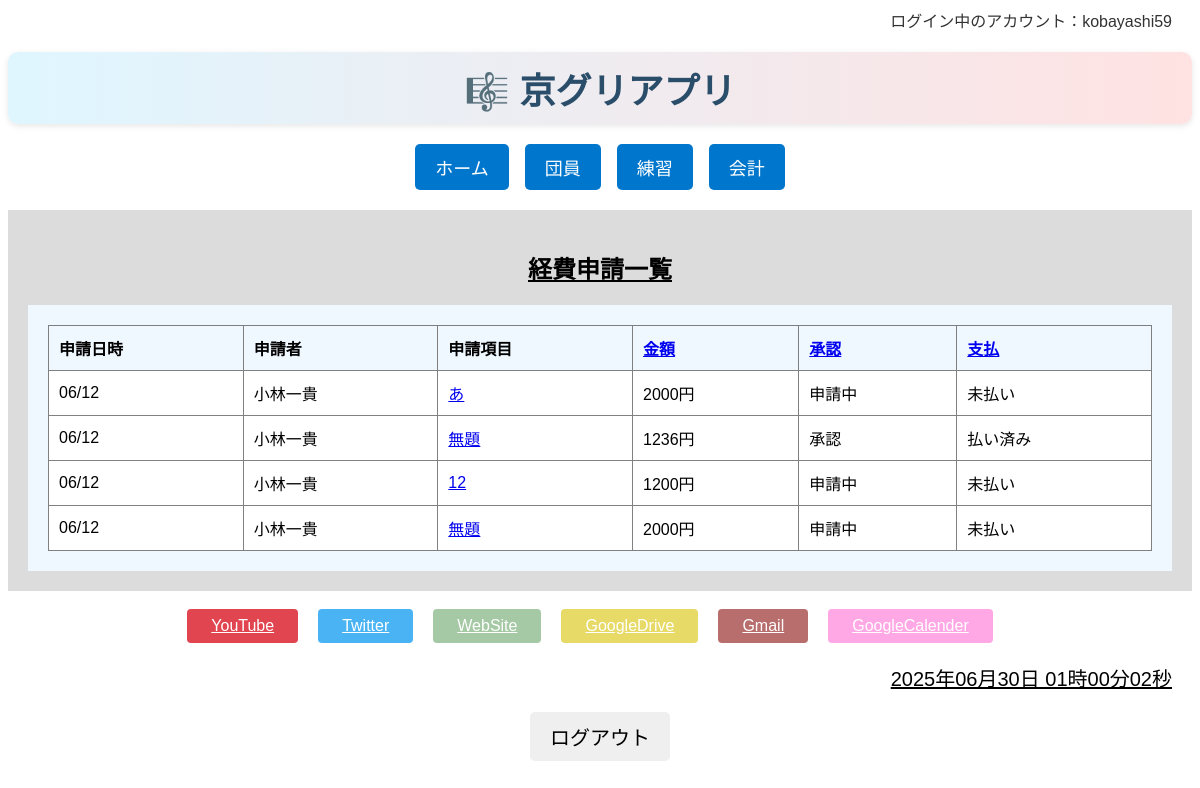
The app's page /accounting/list/ (signed in), older data.
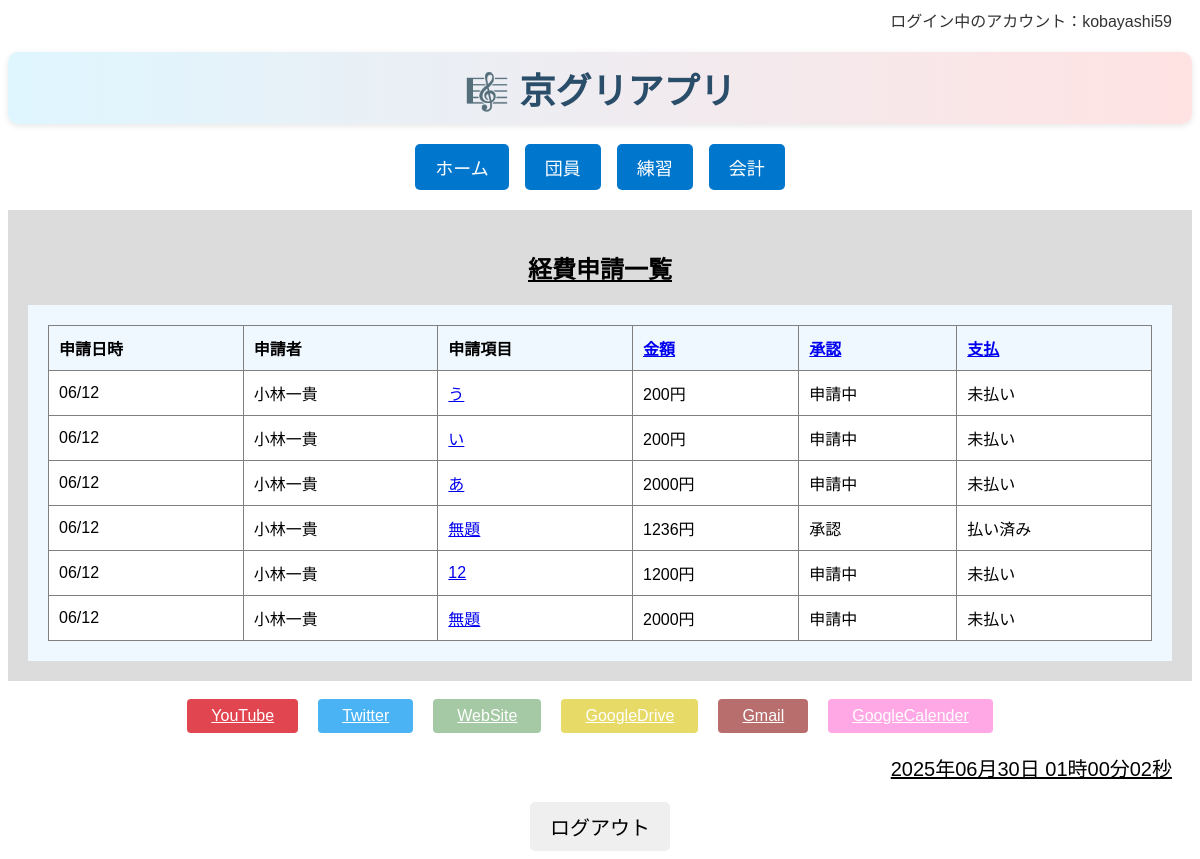
The same page, newer data.
### accounting/models/expense_models.py (models this page shows, shortened)
class ExpenseApplication(models.Model):
    APPROVAL_CHOICES = [
        ('pending', '申請中'),
        ('refunded', '承認'),
        ('rejected', '却下'),
    ]
    PAYMENT_CHOICES = [
        ('unpaid', '未払い'),
        ('paid', '払い済み'),
    ]
    applicant = models.ForeignKey(
        Member,
        on_delete=models.CASCADE,
        related_name='expenses',  # Memberから辿るときに使う名前
        verbose_name="申請者"
    )
    title = models.CharField(
        max_length=50,
        verbose_name="項目",
        default=""
    )
    description = models.CharField(
        max_length=255,
        verbose_name="経費内容詳細",
        blank=True,
        null=True
    )
    amount = models.IntegerField(
        verbose_name="金額（円）"
    )
    receipt_image = CloudinaryField(
        '画像',
        blank=True,
        null=True
    )
    submitted_at = models.DateTimeField(
        default=timezone.now,
        verbose_name="申請日時"
    )
    approval_status = models.CharField(
        max_length=10,
        choices=APPROVAL_CHOICES,
        default='pending',
        verbose_name="承認ステータス"
    )
    payment_status = models.CharField(
        max_length=10,
        choices=PAYMENT_CHOICES,
        default='unpaid',
        verbose_name="支払ステータス"
    )

### member/models.py (models this page shows, shortened)
class Member(models.Model):
    PART_CHOICES = [
        ('top', 'トップ'),
        ('second', 'セカンド'),
        ('baritone', 'バリトン'),
        ('bass', 'ベース'),
    ]
    id = models.UUIDField(
        primary_key=True,
        default=uuid.uuid4,
        editable=False,
        verbose_name="ID"
    )  # 主キーとしてUUIDを使用（安全性・衝突回避）
    name = models.CharField(max_length=100, verbose_name="名前")  # 団員名
    kyogleeid = models.IntegerField(verbose_name="期")  # 何期生か（整数）
    joinyear = models.IntegerField(verbose_name="入団年")  # 入団年度
    faculty = models.CharField(max_length=100, verbose_name="所属")  # 学部など
    part = models.CharField(
        max_length=10,
        choices=PART_CHOICES,
        verbose_name="パート"
    )  # 所属パート（選択式）
    role = models.ManyToManyField(
        Role,
        verbose_name="役職",
        blank=True
    )  # 複数の役職と多対多で紐づけ
    picture = CloudinaryField(
        '画像',
        blank=True,
        null=True
    )  # Cloudinaryに保存されるプロフィール画像
    created_at = models.DateTimeField(
        auto_now_add=True,
        verbose_name="作成日時"
    )  # 登録された日時（自動記録）
    updated_at = models.DateTimeField(
        auto_now=True,
        verbose_name="更新日時"
    )  # 最終更新日時（自動記録）
    user = models.OneToOneField(
        User,
        on_delete=models.CASCADE,
        null=True,
        blank=True
    )  # Djangoのログインユーザーと紐づけ（任意）

### accounting/views/expense_views.py (the view)
# urls.py: path("list/", expense_views.expense_list, name="expense_list"),      # 申請一覧
@login_required
def expense_list(request):
    sort_key = request.GET.get('sort')
    if sort_key in ['amount', 'approval_status', 'payment_status']:
        expense_list = ExpenseApplication.objects.all().order_by(sort_key)
    else:
        expense_list = ExpenseApplication.objects.all().order_by('-submitted_at')
    return render(request, 'accounting/expense/list.html', {'expense_list': expense_list})

### templates/accounting/expense/list.html
{% extends "base/base.html" %}
{% block body %}
<div class="contents">
    <h2 class="page_name">経費申請一覧</h2>
    <div class="register_contents">
        <div class="table_scroll_wrapper">
        <table border="1" class="member_table">
            <thead>
                <tr>
                    <th>申請日時</th>
                    <th>申請者</th>
                    <th>申請項目</th>
                    <th><a href="?sort=amount">金額</a></th>
                    <th><a href="?sort=approval_status">承認</a></th>
                    <th><a href="?sort=payment_status">支払</a></th>
                </tr>
            </thead>
            <tbody>
                {% for expense in expense_list %}
                <tr>
                    <td>{{ expense.submitted_at|date:"m/d" }}</td>
                    <td>{{ expense.applicant.name|default:"-"}}</td>
                    <td><a href="{% url 'accounting:expense_detail' expense.id %}">{{ expense.title }}</a></td>
                    <td>{{ expense.amount }}円</td>
                    <td>{{ expense.get_approval_status_display }}</td>
                    <td>{{ expense.get_payment_status_display }}</td>
                </tr>
                {% empty %}
                <tr>
                    <td colspan="6" class="no_expenses">
                        <div>申請がありません。</div>
                    </td>
                </tr>
                {% endfor %}
            </tbody>
        </table>
        </div>
    </div>
</div>
{% endblock %}

### templates/base/base.html (shortened to what this page needs)
<!DOCTYPE html>
<html lang="ja">
<head>
    {% load static %}
    <link rel="stylesheet" href="{% static 'css/base.css' %}">
    <link rel="stylesheet" href="https://maxcdn.bootstrapcdn.com/font-awesome/4.3.0/css/font-awesome.min.css">
</head>
<body>
    <div class="header-row">
        <div class="user-info">
        ログイン中のアカウント：{{ request.user.username }}
        </div>
    </div>
    <h1 class="main-title">🎼 京グリアプリ </h1>
    <div class="main-nav">
    <a href="{% url 'main:index' %}" class="main-nav-btn">ホーム</a>
    <a href="{% url 'member:index' %}" class="main-nav-btn">団員</a>
    <a href="{% url 'practice_management:practice_index' %}" class="main-nav-btn">練習</a>
    <a href="{% url 'accounting:index' %}" class="main-nav-btn">会計</a>
    </div>
    {% block body %}
    {% endblock %}
    <br>
    <div class="link-block">
        <div class="btn-wrapper">
        <a href="https://www.youtube.com/@..." target="_blank" class="btn youtube">YouTube</a>
        <a href="https://x.com/Glee_KU" target="_blank" class="btn twitter">Twitter</a>
        <a href="https://sites.google.com/view/kyotoglee/home" target="_blank" class="btn website">WebSite</a>
        <a href="https://drive.google.com/drive/home" target="_blank" class="btn googledrive">GoogleDrive</a>
        <a href="https://mail.google.com/mail/u/0/#inbox" target="_blank" class="btn gmail">Gmail</a>
        <a href="https://calendar.google.com/calendar/u/0/r" target="_blank" class="btn googlecalender">GoogleCalender</a>
        </div>
    </div>
    <div id="clock" class="clock"></div>
    <footer>
    <div class="logout_wrapper">
        <form action="{% url 'accounts:logout' %}" method="post">
            <button type="submit" class="logout">ログアウト</button>
        </form>
    </div>
    </footer>
</body>
</html>

### static/css/base.css (style rules this page uses)
body { font-family: "Avenir Next", "Hiragino Kaku Gothic ProN W3", sans-serif; }
h1 { font-size: 36px; text-align: center; }
.main-title { font-size: 36px; font-weight: bold; color: #2a4d69; text-align: center; margin: 20px 0; background: linear-gradient(to right, #dff6ff, #ffe2e2); padding: 10px 20px; border-radius: 10px; box-shadow: 0px 2px 6px rgba(0, 0, 0, 0.1); }
h2 { text-align: center; }
.clock { font-size: 20px; text-align: right; padding-right: 20px; text-decoration: underline; }
.header-row { display: flex; justify-content: flex-end; padding: 0 20px 0 20px; }
.user-info { font-size: 16px; color: #333; }
.btn-wrapper { margin-bottom: 20px; display: flex; justify-content: center; }
.btn { padding: 8px 24px; color:rgb(255, 255, 255); opacity:0.8; border-radius: 4px; }
.youtube { background-color: RGB(218,23,37); margin-right: 20px; }
.twitter { background-color: RGB(29,161,242); margin-right: 20px; }
.website { background-color: darkseagreen; margin-right: 20px; }
.googledrive { background-color: rgb(226, 210, 66); margin-right: 20px; }
.gmail { background-color: rgb(168, 74, 74); margin-right: 20px; }
.googlecalender { background-color: rgb(255, 147, 223); margin-right: 20px; }
.contents { padding: 20px; background-color: gainsboro; }
.page_name { font-size: 24px; text-align: center; text-decoration: underline; }
.register_contents { display: flex; justify-content: center; padding: 20px; background-color: aliceblue; }
.member_table { width: 100%; height: auto; border-collapse: collapse; }
.member_table th, .member_table td { padding: 10px; text-align: left; }
.member_table td { background-color: white; }
.logout_wrapper { display: flex; justify-content: center; margin-top: 20px; }
.logout { font-size: 20px; padding: 10px 20px; border-radius: 5px; border: none; }
.table_scroll_wrapper { overflow-x: auto; white-space: nowrap; }
.table_scroll_wrapper { overflow-x: auto; overflow-y: auto; max-height: 600px; }
.main-nav { display: flex; justify-content: center; gap: 16px; margin: 20px 0; flex-wrap: wrap; }
.main-nav-btn { background-color: #0077cc; color: white; text-decoration: none; padding: 10px 20px; font-size: 18px; border-radius: 5px; text-align: center; }
.table_scroll_wrapper { overflow-x: auto; width: 100%; }

Row changes from the older to the newer data that the page shows:
added ExpenseApplication: submitted_at "06/12", applicant.name "小林一貴", title "う", amount "200", approval_status "申請中", payment_status "未払い"
added ExpenseApplication: submitted_at "06/12", applicant.name "小林一貴", title "い", amount "200", approval_status "申請中", payment_status "未払い"
